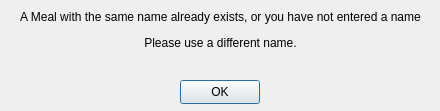
<?xml version="1.0" encoding="UTF-8"?>
<ui version="4.0">
 <class>CreateMeal_NameConflict</class>
 <widget class="QDialog" name="CreateMeal_NameConflict">
  <property name="geometry">
   <rect>
    <x>0</x>
    <y>0</y>
    <width>440</width>
    <height>111</height>
   </rect>
  </property>
  <property name="windowTitle">
   <string>Name Error</string>
  </property>
  <widget class="QLabel" name="label">
   <property name="geometry">
    <rect>
     <x>20</x>
     <y>0</y>
     <width>401</width>
     <height>61</height>
    </rect>
   </property>
   <property name="text">
    <string>&lt;html&gt;&lt;head/&gt;&lt;body&gt;&lt;p align=&quot;center&quot;&gt;A Meal with the same name already exists, or you have not entered a name&lt;/p&gt;&lt;p align=&quot;center&quot;&gt;Please use a different name.&lt;/p&gt;&lt;/body&gt;&lt;/html&gt;</string>
   </property>
  </widget>
  <widget class="QPushButton" name="pushButton">
   <property name="geometry">
    <rect>
     <x>180</x>
     <y>80</y>
     <width>80</width>
     <height>24</height>
    </rect>
   </property>
   <property name="text">
    <string>OK</string>
   </property>
  </widget>
 </widget>
 <resources/>
 <connections/>
</ui>
